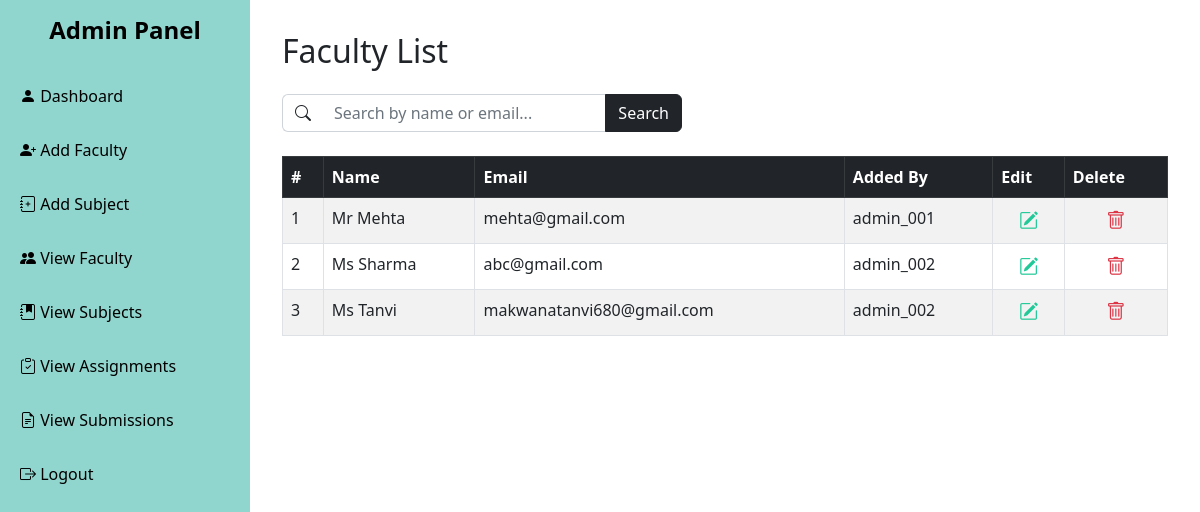
The app's page /admin_view_faculty.php with its own data.
### tables this page shows
CREATE TABLE `faculties` (
  `faculty_id` int(11) NOT NULL,
  `faculty_name` varchar(100) NOT NULL,
  `faculty_email` varchar(100) NOT NULL,
  `faculty_pass` varchar(255) NOT NULL,
  `admin_id` int(11) NOT NULL,
  `faculty_username` varchar(100) NOT NULL
);

### admin_view_faculty.php (the view, shortened to what this page needs)
<?php
$conn = mysqli_connect("localhost", "root", "", "assignment_portal");
$search = isset($_GET['search']) ? mysqli_real_escape_string($conn, $_GET['search']) : '';
$query = "SELECT f.faculty_id, f.faculty_name, f.faculty_email, a.username AS added_by
          FROM faculties f
          LEFT JOIN admins a ON f.admin_id = a.admin_id";
$result = mysqli_query($conn, $query);
?>
<!DOCTYPE html>
<html lang="en">
<head>
    <link href="https://cdn.jsdelivr.net/npm/bootstrap@5.2.3/dist/css/bootstrap.min.css" rel="stylesheet">
    <link href="https://cdn.jsdelivr.net/npm/bootstrap-icons@1.10.5/font/bootstrap-icons.css" rel="stylesheet">
</head>
<body>
<div class="wrapper">
    <div class="sidebar">
        <h4>Admin Panel</h4>
        <a href="admin_dashboard.php"><i class="bi bi-person-fill"></i> Dashboard</a>
        <a href="admin_add_faculty.php"><i class="bi bi-person-plus-fill"></i> Add Faculty</a>
        <a href="admin_add_subject.php"><i class="bi bi-journal-plus"></i> Add Subject</a>
        <a href="admin_view_faculty.php"><i class="bi bi-people-fill"></i> View Faculty</a>
        <a href="view_subjects.php"><i class="bi bi-journal-bookmark-fill"></i> View Subjects</a>
        <a href="view_assignments.php"><i class="bi bi-clipboard-check"></i> View Assignments</a>
        <a href="view_submissions.php"><i class="bi bi-file-earmark-text"></i> View Submissions</a>
        <a href="index.php"><i class="bi bi-box-arrow-right"></i> Logout</a>
    </div>
    <div class="main-content">
        <h2 class="mb-4">Faculty List</h2>
<form method="GET" action="" class="mb-4 d-flex justify-content-start">
  <div class="input-group" style="max-width: 400px; width: 100%;">
    <span class="input-group-text bg-white border-end-0">
      <i class="bi bi-search text-dark"></i>
    </span>
    <input
      type="text"
      name="search"
      class="form-control border-start-0"
      placeholder="Search by name or email..."
      value="<?= htmlspecialchars($search) ?>"
      style="box-shadow: none;"
    >
    <button class="btn btn-dark" type="submit">
      Search
    </button>
  </div>
</form>
        <?php if (mysqli_num_rows($result) > 0): ?>
            <table class="table table-bordered table-striped">
                <thead class="table-dark">
                    <tr>
                        <th>#</th>
                        <th>Name</th>
                        <th>Email</th>
                        <th>Added By</th>
                        <th>Edit</th>
                        <th>Delete</th>
                    </tr>
                </thead>
                <tbody>
                    <?php $i = 1; while ($row = mysqli_fetch_assoc($result)): ?>
                        <tr>
                            <td><?= $i++ ?></td>
                            <td><?= htmlspecialchars($row['faculty_name']) ?></td>
                            <td><?= htmlspecialchars($row['faculty_email']) ?></td>
                            <td><?= htmlspecialchars($row['added_by'] ?? 'Unknown') ?></td>
                            <td class="text-center">
                                <a href="edit_faculty.php?id=<?= $row['faculty_id'] ?>" title="Edit">
                                    <i class="bi bi-pencil-square edit-icon"></i>
                                </a>
                            </td>
                            <td class="text-center">
                                <a href="?delete_id=<?= $row['faculty_id'] ?>" onclick="return confirm('Are you sure you want to delete this faculty?');" title="Delete">
                                    <i class="bi bi-trash delete-icon"></i>
                                </a>
                            </td>
                        </tr>
                    <?php endwhile; ?>
                </tbody>
            </table>
        <?php else: ?>
            <div class="alert alert-info">No faculty found.</div>
        <?php endif; ?>
    </div>
</div>
</body>
</html>

### admin_view_faculty.php (style rules this page uses)
body { margin: 0; font-family: 'Segoe UI', sans-serif; background-image: url('images/image10.jpg'); background-size: cover; background-attachment: fixed; }
.wrapper { display: flex; min-height: 100vh; background-color: rgba(255, 255, 255, 0.85); }
.sidebar { flex-shrink: 0; width: 250px; background-color: rgb(145, 214, 206); color: #000; padding-top: 1rem; position: sticky; top: 0; height: 100vh; }
.sidebar h4 { text-align: center; margin-bottom: 1.5rem; font-weight: bold; }
.sidebar a { color: #000; text-decoration: none; display: block; padding: 15px 20px; font-weight: 500; transition: background-color 0.3s ease; }
.edit-icon { color: #20c997; cursor: pointer; font-size: 1.2rem; }
.delete-icon { color: #dc3545; cursor: pointer; font-size: 1.2rem; }
.main-content { flex: 1; padding: 2rem; }

### records on screen
faculties: faculty_name "Mr Mehta", faculty_email "mehta@gmail.com", admin.username "admin_001"
faculties: faculty_name "Ms Sharma", faculty_email "abc@gmail.com", admin.username "admin_002"
faculties: faculty_name "Ms Tanvi", faculty_email "makwanatanvi680@gmail.com", admin.username "admin_002"
